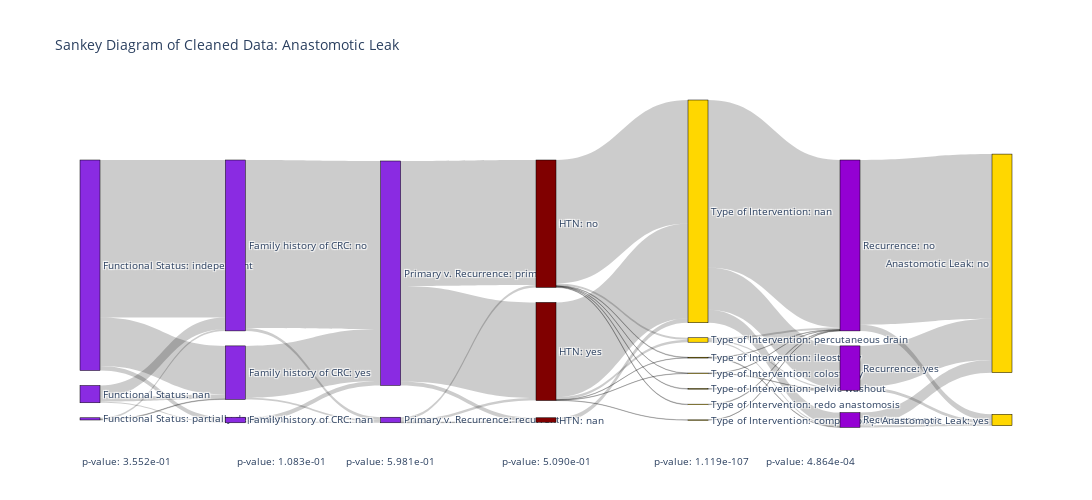

Notebook cell for this chart:
### Markdown cell above
With non-encoded data:

### Code cell
plot_feats = [feat for feat in leak_mvp.columns.to_list() if any(feat in imp_feat for imp_feat in imp_feats)]
response = 'Anastomotic Leak'
# Need to append response to plot_feats so it gets plotted
plot_feats.append(response)

# Impute NaN w/ 'no' for leak_mvp to match models
plot_data = leak_mvp.copy()
plot_data['Anastomotic Leak'] = plot_data['Anastomotic Leak'].fillna('no')
sankey_from_cleaned_data(plot_data, plot_feats, response)

### Figure 1 — Plotly figure (JSON) as saved in the notebook; plotly's stock layout.template omitted (floating-point values rounded to 4 significant figures)
{"data": [{"arrangement": "snap", "link": {"source": [0, 1, 2, 0, 1, 2, 0, 1, 2, 3, 4, 5, 3, 4, 5, 6, 7, 6, 7, 6, 7, 8, 9, 10, 8, 9, 10, 8, 9, 10, 8, 9, 10, 8, 9, 10, 8, 9, 10, 8, 9, 10, 11, 12, 13, 14, 15, 16, 17, 11, 12, 13, 14, 15, 16, 17, 11, 12, 13, 14, 15, 16, 17, 18, 19, 20, 18, 19, 20], "target": [3, 3, 3, 4, 4, 4, 5, 5, 5, 6, 6, 6, 7, 7, 7, 8, 8, 9, 9, 10, 10, 11, 11, 11, 12, 12, 12, 13, 13, 13, 14, 14, 14, 15, 15, 15, 16, 16, 16, 17, 17, 17, 18, 18, 18, 18, 18, 18, 18, 19, 19, 19, 19, 19, 19, 19, 20, 20, 20, 20, 20, 20, 20, 21, 21, 21, 22, 22, 22], "value": [0.6848, 0.05091, 0.007273, 0.2109, 0.01939, 0.002424, 0.01939, 0.004848, 0, 0.7309, 0.2255, 0.01939, 0.01212, 0.007273, 0.004848, 0.543, 0.01091, 0.4158, 0.01091, 0.01697, 0.002424, 0.537, 0.4121, 0.01939, 0.008485, 0.01091, 0, 0.002424, 0.001212, 0, 0.001212, 0.001212, 0, 0.002424, 0, 0, 0.002424, 0, 0, 0, 0.001212, 0, 0.7285, 0.008485, 0.001212, 0.001212, 0, 0.002424, 0.001212, 0.183, 0.006061, 0, 0.001212, 0.002424, 0, 0, 0.05697, 0.004848, 0.002424, 0, 0, 0, 0, 0.7164, 0.1794, 0.05455, 0.02667, 0.01333, 0.009697]}, "node": {"color": ["BlueViolet", "BlueViolet", "BlueViolet", "BlueViolet", "BlueViolet", "BlueViolet", "BlueViolet", "BlueViolet", "Maroon", "Maroon", "Maroon", "Gold", "Gold", "Gold", "Gold", "Gold", "Gold", "Gold", "DarkViolet", "DarkViolet", "DarkViolet", "Gold", "Gold"], "label": ["Functional Status: independent", "Functional Status: nan", "Functional Status: partially dependent", "Family history of CRC: no", "Family history of CRC: yes", "Family history of CRC: nan", "Primary v. Recurrence: primary", "Primary v. Recurrence: recurrent", "HTN: no", "HTN: yes", "HTN: nan", "Type of Intervention: nan", "Type of Intervention: percutaneous drain", "Type of Intervention: ileostomy", "Type of Intervention: colostomy", "Type of Intervention: pelvic washout", "Type of Intervention: redo anastomosis", "Type of Intervention: completion proctectomy", "Recurrence: no", "Recurrence: yes", "Recurrence: nan", "Anastomotic Leak: no", "Anastomotic Leak: yes"], "line": {"color": "black", "width": 0.5}, "pad": 15, "thickness": 20, "x": [0, 0, 0, 0.1667, 0.1667, 0.1667, 0.3333, 0.3333, 0.5, 0.5, 0.5, 0.6667, 0.6667, 0.6667, 0.6667, 0.6667, 0.6667, 0.6667, 0.8333, 0.8333, 0.8333, 1, 1], "y": [0, 0.5, 1, 0, 0.5, 1, 0, 1, 0, 0.5, 1, 0, 0.1667, 0.3333, 0.5, 0.6667, 0.8333, 1, 0, 0.5, 1, 0, 1]}, "type": "sankey", "valueformat": ".2%"}], "layout": {"annotations": [{"showarrow": false, "text": "p-value: 3.552e-01", "x": 0, "y": 0, "yshift": -50}, {"showarrow": false, "text": "p-value: 1.083e-01", "x": 0.1667, "y": 0, "yshift": -50}, {"showarrow": false, "text": "p-value: 5.981e-01", "x": 0.3333, "y": 0, "yshift": -50}, {"showarrow": false, "text": "p-value: 5.090e-01", "x": 0.5, "y": 0, "yshift": -50}, {"showarrow": false, "text": "p-value: 1.119e-107", "x": 0.6667, "y": 0, "yshift": -50}, {"showarrow": false, "text": "p-value: 4.864e-04", "x": 0.8333, "y": 0, "yshift": -50}], "font": {"size": 10}, "height": 500, "title": {"text": "Sankey Diagram of Cleaned Data: Anastomotic Leak"}, "width": 2100}}
